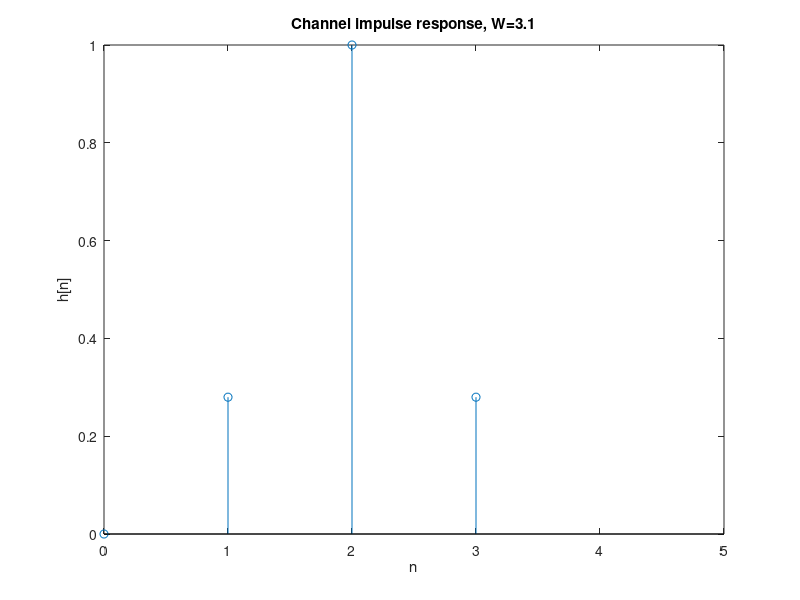
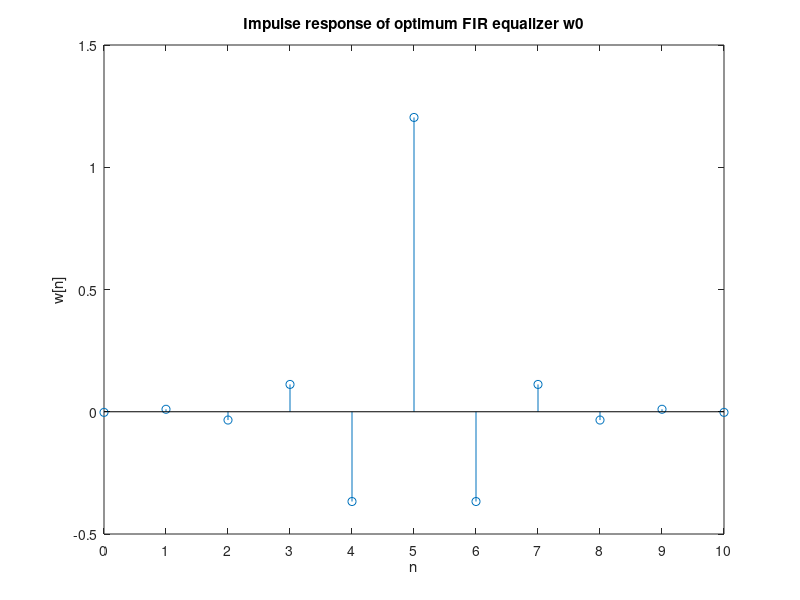
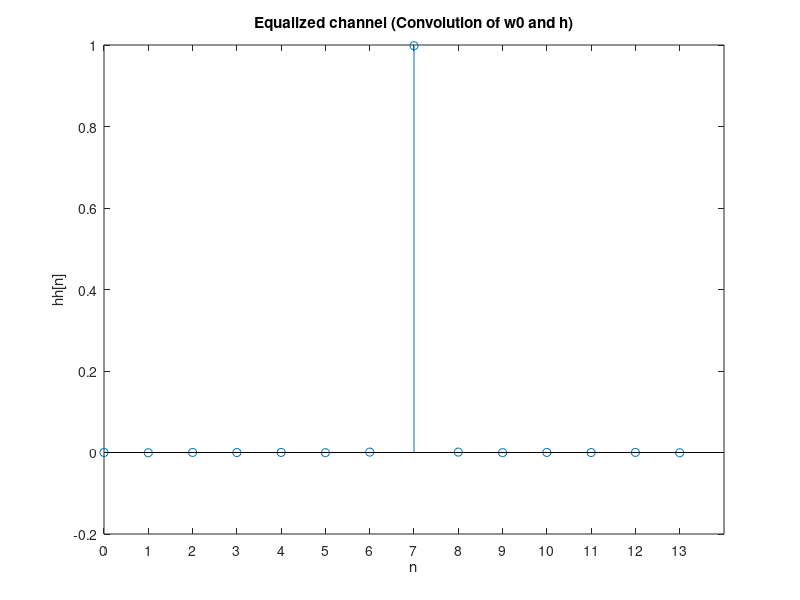
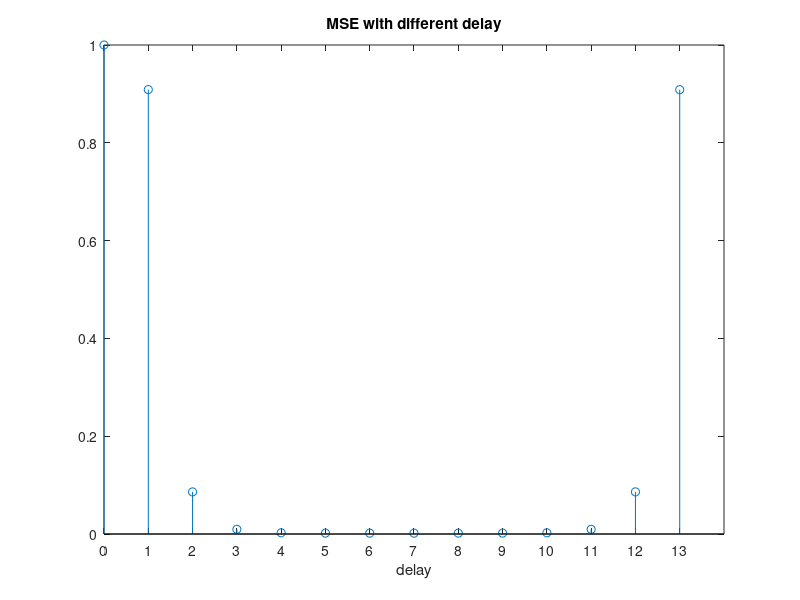

The MATLAB source for these figures, in order:

clear all
W=3.1;
noise_power=0.001;

n = 1:3;
h1 = 0.5*(1+cos((2*pi/W)*(n-2)));    
h = [zeros(1) h1];
h=h.';
N=100000;
M=11;
x=(rand(N,1)>0.5)*2-1;

H=[h.' zeros(1,M-1)];
for i=2:M
    H(i,:)=circshift(H(i-1,:),1);
end

u=conv(h,x);
u=u+sqrt(noise_power)*randn(length(u),1);

R=H*H.'+noise_power*eye(M);
e=[1 zeros(1,13)].';

for delay=0:13
    p=H*e;
    e=circshift(e,1);
    w=R\p;
    
    h_eq=conv(w,h);
    xx=conv(u,w);
    xxx=xx(delay+1:delay+N);
    
    MSE(delay+1)=mean((xxx-x).^2);
    %MSE(delay+1)=var(xxx-x);
    %MSE(delay+1)=(xxx(1)-x(1)).^2;
    
    if MSE(delay+1)==min(MSE)
        w_opt=w;
        hh_opt=h_eq;
        p_opt=p;
        e_opt=e;
        delay_opt=delay;
    end
end

figure(1)
stem(0:length(h)-1,h);
axis([0, 5,-inf, inf]);
title('Channel impulse response, W=3.1');
xticks(0:5);
xlabel('n');ylabel('h[n]');

figure(2)
stem(0:length(w_opt)-1,w_opt)
title('Impulse response of optimum FIR equalizer w0');
xticks(0:length(w_opt)-1);
xlabel('n');ylabel('w[n]');

figure(3)
stem(0:length(hh_opt)-1,hh_opt)
title('Equalized channel (Convolution of w0 and h)')
xticks(0:length(hh_opt)-1);
xlabel('n');ylabel('hh[n]');

figure(4)
stem(0:length(MSE)-1,MSE);
title('MSE with different delay');
xticks(0:length(MSE)-1);
xlabel('delay');
w_opt=w_opt.'
min(MSE)
